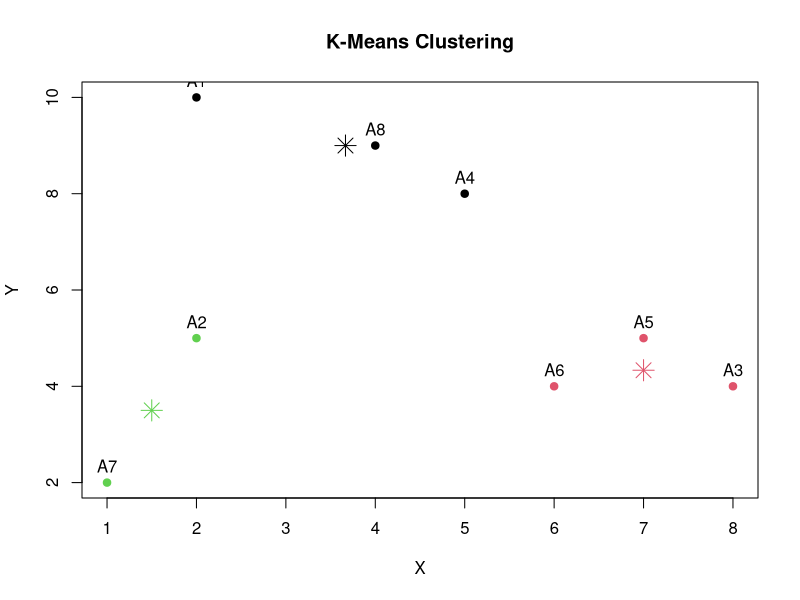

This chart was generated by the following R code:

# Data
data <- data.frame(
  x = c(2,2,8,5,7,6,1,4),
  y = c(10,5,4,8,5,4,2,9)
)

# Labels
names <- paste0("A",1:8)

# K-means (given centroids, 1 iteration)
result <- kmeans(data,
                 centers = data[c(1,4,7),],
                 iter.max = 1)

# Plot points
plot(data$x, data$y,
     col = result$cluster,
     pch = 19,
     xlab = "X",
     ylab = "Y",
     main = "K-Means Clustering")

# Add labels
text(data$x, data$y, labels = names, pos = 3)

# Plot centroids
points(result$centers,
       col = 1:3,
       pch = 8,
       cex = 2)
